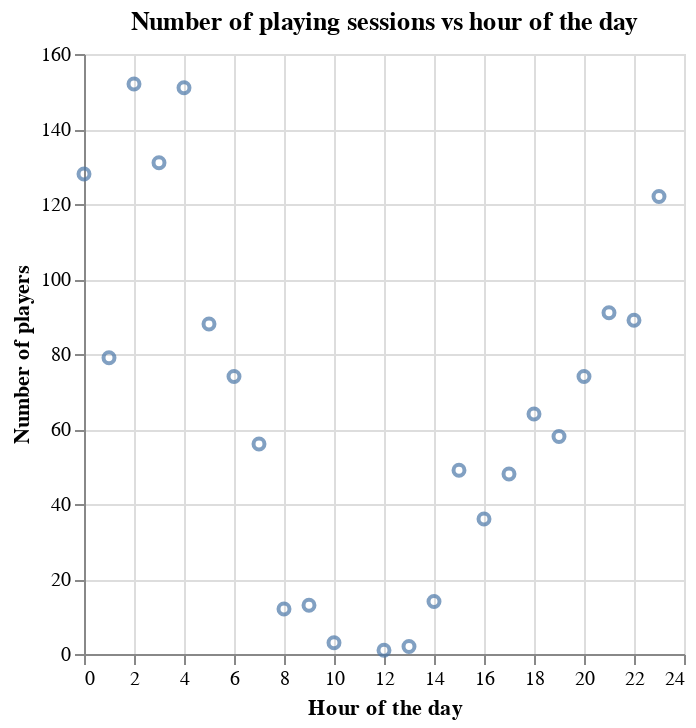

Notebook code for this chart:
### Markdown cell above
#### Visualizations

Below are vizualizations comparing the relationship between hour of the day and number of playing sessions (`Number of playing sessions vs hour of the day`) and the relationship between hour of the day minutes played per session (`Total minutes per playing session vs hour the day`). In these vizualizations, we can see some obvious clusters, so we know clustering is an effective method of anaylsis to use. In `Number of playing sessions vs hour of the day`, we can see a cluster early in the day with a high number of playing sessions, a cluster mid-day with a low number of playing sessions, and a cluster late in the day with a high number of playing session. In `Total minutes per playing session vs hour the day`, we can see a cluster early in the day with few total minutes, a cluster late in the day with few total minutes, and a cluster late in the day with high total minutes.

### Code cell
hours_scatter = alt.Chart(start_hour_data).mark_point().encode(
    x=alt.X('start_hour').title('Hour of the day'),
    y=alt.Y('count').title('Number of players'),
).properties(title='Number of playing sessions vs hour of the day')
hours_scatter

### Figure 1 — Vega specification as saved in the notebook (floating-point values rounded to 4 significant figures)
{"$schema": "https://vega.github.io/schema/vega/v5.json", "data": [{"name": "source_0", "values": [{"count": 152, "start_hour": 2}, {"count": 151, "start_hour": 4}, {"count": 131, "start_hour": 3}, {"count": 128, "start_hour": 0}, {"count": 122, "start_hour": 23}, {"count": 91, "start_hour": 21}, {"count": 89, "start_hour": 22}, {"count": 88, "start_hour": 5}, {"count": 79, "start_hour": 1}, {"count": 74, "start_hour": 20}, {"count": 74, "start_hour": 6}, {"count": 64, "start_hour": 18}, {"count": 58, "start_hour": 19}, {"count": 56, "start_hour": 7}, {"count": 49, "start_hour": 15}, {"count": 48, "start_hour": 17}, {"count": 36, "start_hour": 16}, {"count": 14, "start_hour": 14}, {"count": 13, "start_hour": 9}, {"count": 12, "start_hour": 8}, {"count": 3, "start_hour": 10}, {"count": 2, "start_hour": 13}, {"count": 1, "start_hour": 12}]}, {"name": "source_0_x_domain_start_hour", "values": [{"min": 0, "max": 23}]}, {"name": "source_0_y_domain_count", "values": [{"min": 1, "max": 152}]}], "marks": [{"type": "symbol", "name": "marks", "from": {"data": "source_0"}, "encode": {"update": {"opacity": {"value": 0.7}, "fill": {"value": "transparent"}, "stroke": {"value": "#4c78a8"}, "x": {"field": "start_hour", "scale": "x"}, "y": {"field": "count", "scale": "y"}}}, "style": ["point"]}], "scales": [{"name": "x", "type": "linear", "domain": [{"signal": "(data(\"source_0_x_domain_start_hour\")[0] || {}).min"}, {"signal": "(data(\"source_0_x_domain_start_hour\")[0] || {}).max"}], "range": [0, {"signal": "width"}], "zero": true, "nice": true}, {"name": "y", "type": "linear", "domain": [{"signal": "(data(\"source_0_y_domain_count\")[0] || {}).min"}, {"signal": "(data(\"source_0_y_domain_count\")[0] || {}).max"}], "range": [{"signal": "height"}, 0], "nice": true, "zero": true}], "axes": [{"scale": "x", "aria": false, "maxExtent": 0, "minExtent": 0, "zindex": 0, "domain": false, "labels": false, "grid": true, "tickCount": {"signal": "ceil(width/40)"}, "gridScale": "y", "orient": "bottom", "ticks": false}, {"scale": "y", "orient": "left", "maxExtent": 0, "aria": false, "ticks": false, "zindex": 0, "gridScale": "x", "tickCount": {"signal": "ceil(height/40)"}, "grid": true, "domain": false, "labels": false, "minExtent": 0}, {"scale": "x", "labelFlush": true, "orient": "bottom", "zindex": 0, "grid": false, "title": "Hour of the day", "labelOverlap": true, "tickCount": {"signal": "ceil(width/40)"}}, {"scale": "y", "grid": false, "orient": "left", "title": "Number of players", "tickCount": {"signal": "ceil(height/40)"}, "labelOverlap": true, "zindex": 0}], "title": {"text": "Number of playing sessions vs hour of the day", "frame": "group"}, "padding": 5, "width": 300, "background": "white", "style": "cell", "height": 300}
